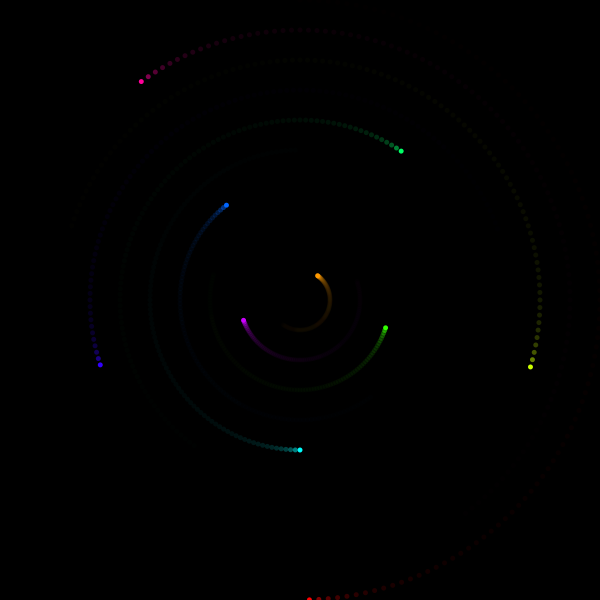
Frame 1 (no input)
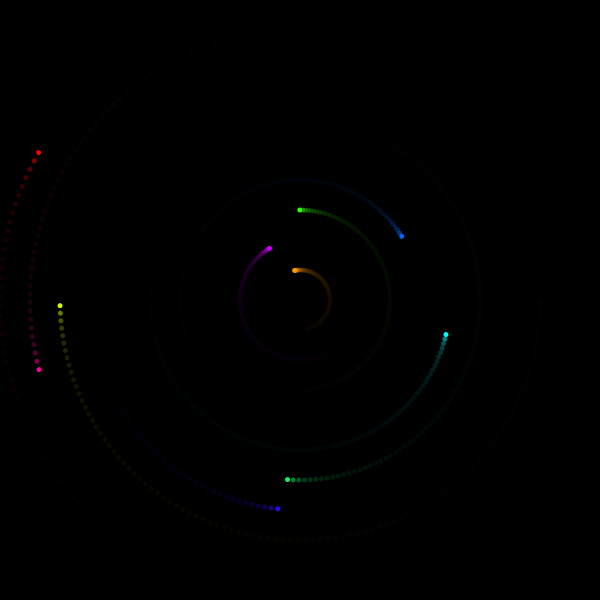
Frame 60 (the mouse pressed at the canvas centre just before this capture)
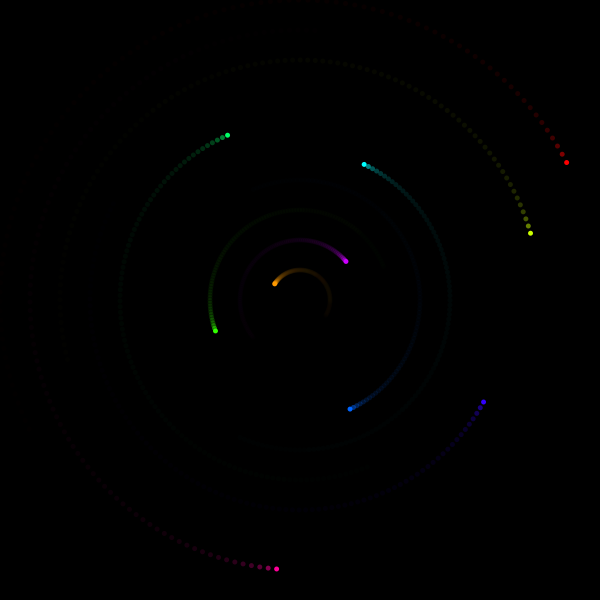
Frame 120 (the mouse held since frame 60 and released just before this capture)

The Processing sketch that drew these frames (run headless with seeded random() and noise(); from frame 60 on, the mouse is pressed at the canvas centre):

// Processing sketch: Circular_motion
// ── Circular_motion.pde
ArrayList<Circle> circs;

int num_of_points;

void setup() {
  size(600, 600);
  frameRate(60);
  colorMode(HSB);
  num_of_points = 10;

  circs = new ArrayList<Circle>();
  float step = 300/num_of_points;
  for (int i = 0; i < num_of_points; i++) {
    Circle circ = new Circle(5, 300-step*i, 100, random(0.01, 0.05), (TWO_PI/num_of_points)*i, pow(-1, i));
    circs.add(circ);
  }
}

void draw() {
  translate(width/2, height/2);
  background(0);
  for (Circle circ : circs) {
    circ.show();
    circ.update();
  }
  //noLoop();
}
// ── Circles.pde
class Circle {

  float dia;
  float radius;
  float n;
  float speed;
  float theta;
  float direction;

  ArrayList<PVector> coords;

  Circle(float d_, float r_, float n_, float s_, float t_, float dir_) {
    dia = d_;
    radius = r_;
    n =n_;
    speed = s_;
    theta = t_;
    direction = dir_;

    coords = new ArrayList<PVector>();
    float step = PI/n;
    for (int i = 0; i < n; i++) {
      float x = radius*sin(theta+step*(i+1));
      float y = radius*cos(theta+step*(i+1));
      PVector vec = new PVector(x, y);
      coords.add(vec);
    }
  }

  void show() {
    for (PVector vec : coords) {
      noStroke();
      int n  = coords.indexOf(vec);
      float col = map(radius, 0, width/2, 0, 255);
      if (direction == 1) {

        fill(255-col, 255, 255, 255/(n+1));
      }
      if (direction == -1) {
        fill(col, 255, 255, 255/(coords.size()-n));
      }
      ellipse(vec.x, vec.y, dia, dia);
    }
  }

  void update() {
    for (PVector vec : coords) {
      float t = (float)Math.atan2(vec.x, vec.y);
      float x = radius*sin(t-speed*direction);
      float y = radius*cos(t-speed*direction);
      vec.x = x;
      vec.y = y;
    }
  }
}
